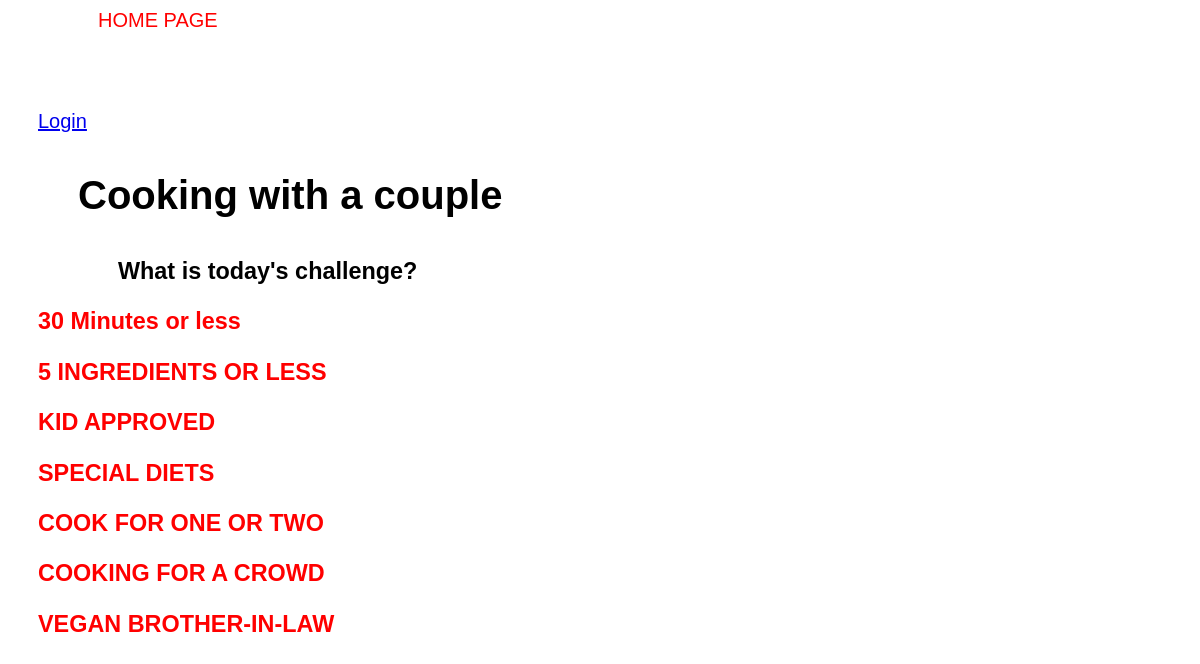
/, run on an earlier commit of the app's database.
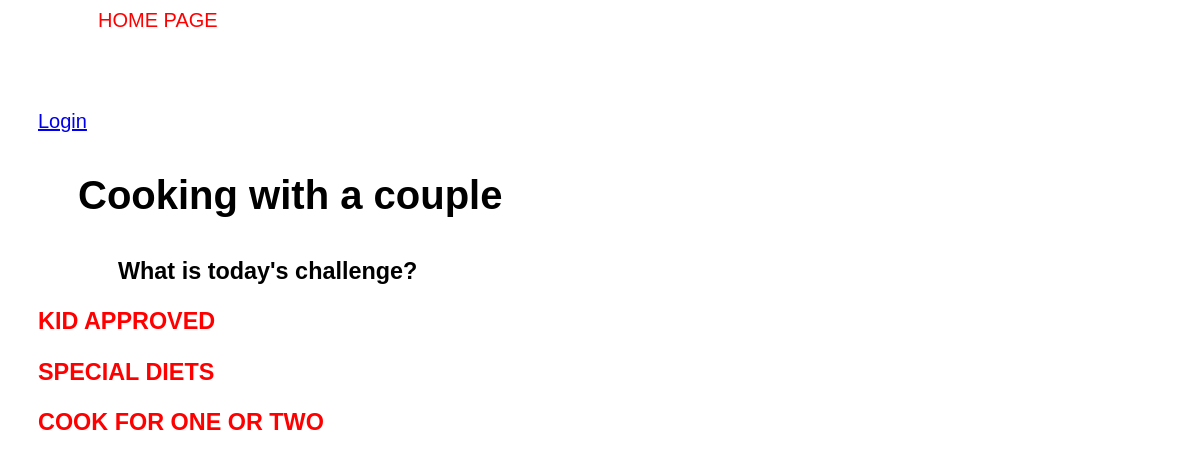
And on a later commit of the database.
### base/models.py (models this page shows, shortened)
class Room(models.Model):
    host = models.ForeignKey(User, on_delete=models.SET_NULL, null=True)
    topic=models.CharField(Topic, max_length=200)
    name=models.CharField(max_length=200)
    description=models.TextField(null=True,blank=True) #null=True მონაცემთა ბაზამ რომ არ დააეროროს და blank=True html ფორმამ რომ არ დაეროროს როცა ცარიელი იქნება.
    created=models.DateTimeField(auto_now_add=True)

### base/views.py (the view)
# urls.py: path('', views.home, name='home'),
def home (request):
    ro=Room.objects.all()
    context={'ro': ro}
    return render (request, 'base/home.html', context)

### base/templates/base/home.html
{% extends 'main.html' %}
{% block content %}
<h1><p style="margin-left: 40px;">Cooking with a couple</p></h1>
<h3><p style="margin-left: 80px;">What is today's challenge?</p></h3>
    {% for room in ro %}
        <a href="{% url 'room' room.id %}" style="color: red; text-decoration: none;">
            <h3 style="color: red;">{{room.name}}</h3></a>
    {%endfor%}
{% endblock %}

What changed in the data, as far as the page shows it:
removed Room: name "30 Minutes or less"
removed Room: name "5 INGREDIENTS OR LESS"
removed Room: name "COOKING FOR A CROWD"
removed Room: name "VEGAN BROTHER-IN-LAW"
